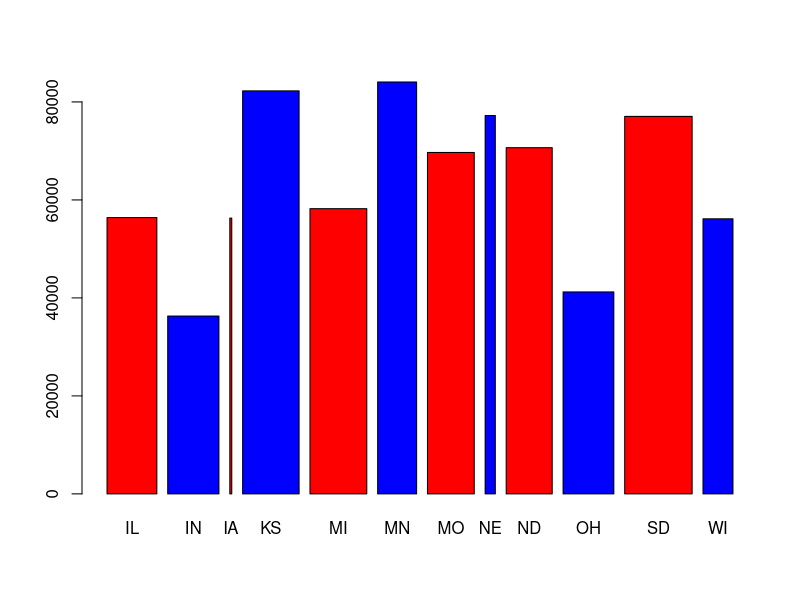

Recreate this plot in R.

#Pregunta: Estados de EUA del "NORTE" ocupan mas espacio que los del "SUR"?

#north
north = state.area[which(state.region=="North Central")]
names(north) = state.abb[which(state.region=="North Central")]

#south
south = state.area[which(state.region=="South")]
names(south) = state.abb[which(state.region=="South")]

#my graph
barplot(north,south, col = c("red", "blue"))


#test
my_test = sum(north) > sum(south)
my_test = mean(north) > mean(south)